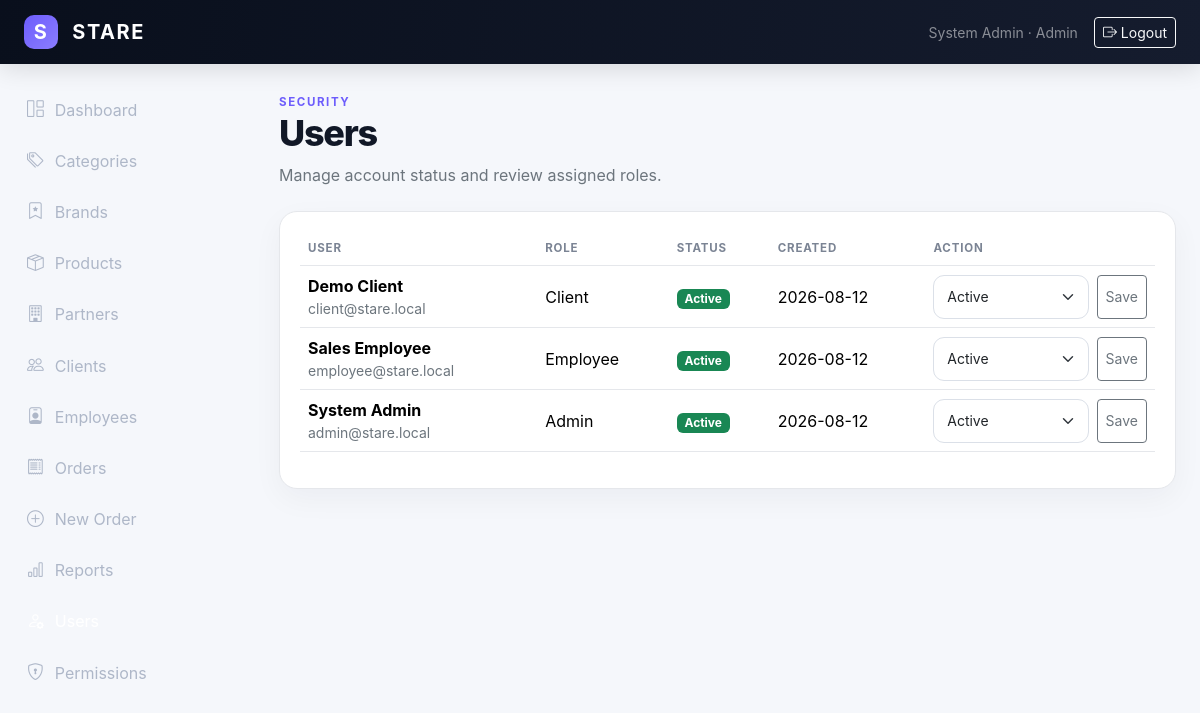
Screenshot of /admin/users/index.php (signed in) with the database file from the repository.
### tables this page shows
CREATE TABLE users (
  id INT UNSIGNED AUTO_INCREMENT PRIMARY KEY,
  name VARCHAR(120) NOT NULL,
  email VARCHAR(180) NOT NULL UNIQUE,
  password VARCHAR(255) NOT NULL,
  role_id INT UNSIGNED NOT NULL,
  status ENUM('active','pending','blocked') NOT NULL DEFAULT 'active',
  created_at TIMESTAMP DEFAULT CURRENT_TIMESTAMP,
  updated_at TIMESTAMP DEFAULT CURRENT_TIMESTAMP ON UPDATE CURRENT_TIMESTAMP,
  CONSTRAINT fk_users_role FOREIGN KEY (role_id) REFERENCES roles(id)
);

CREATE TABLE roles (
  id INT UNSIGNED AUTO_INCREMENT PRIMARY KEY,
  name VARCHAR(50) NOT NULL UNIQUE,
  description VARCHAR(255) NULL,
  created_at TIMESTAMP DEFAULT CURRENT_TIMESTAMP
);

### admin/users/index.php (the view, shortened to what this page needs)
<?php
require_once __DIR__.'/../../config/database.php';require_once __DIR__.'/../../includes/functions.php';
require_permission($pdo,'manage_users');$active='users';$pageTitle='Users';
$rows=$pdo->query("SELECT u.id,u.name,u.email,u.status,u.created_at,r.name role_name FROM users u JOIN roles r ON r.id=u.role_id ORDER BY u.id DESC")->fetchAll();
include __DIR__.'/../../includes/header.php';?>
<div class="d-flex justify-content-between align-items-center mb-4"><div><span class="eyebrow">SECURITY</span><h1 class="page-title">Users</h1><p class="text-secondary mb-0">Manage account status and review assigned roles.</p></div></div>
<div class="panel"><div class="table-responsive"><table class="table stare-table align-middle"><thead><tr><th>User</th><th>Role</th><th>Status</th><th>Created</th><th>Action</th></tr></thead><tbody>
<?php foreach($rows as $u):?><tr><td><strong><?=e($u['name'])?></strong><div class="small text-secondary"><?=e($u['email'])?></div></td><td><?=e(ucfirst($u['role_name']))?></td><td><?=status_badge($u['status'])?></td><td><?=e(date('Y-m-d',strtotime($u['created_at'])))?></td><td><form method="post" class="d-flex gap-2"><?=csrf_field()?><input type="hidden" name="id" value="<?=$u['id']?>"><select class="form-select form-select-sm" name="status"><option value="active" <?=$u['status']==='active'?'selected':''?>>Active</option><option value="pending" <?=$u['status']==='pending'?'selected':''?>>Pending</option><option value="blocked" <?=$u['status']==='blocked'?'selected':''?>>Blocked</option></select><button class="btn btn-sm btn-outline-secondary">Save</button></form></td></tr><?php endforeach;?>
</tbody></table></div></div><?php include __DIR__.'/../../includes/footer.php'; ?>

### includes/header.php (shortened to what this page needs)
<?php
require_once __DIR__.'/functions.php';
$user=$pdo?current_user($pdo):null;
$active=$active??'';
?>
<!doctype html>
<html lang="en" dir="ltr">
<head>
<link href="https://cdn.jsdelivr.net/npm/bootstrap@5.3.3/dist/css/bootstrap.min.css" rel="stylesheet">
<link href="https://cdn.jsdelivr.net/npm/bootstrap-icons@1.11.3/font/bootstrap-icons.css" rel="stylesheet">
<link href="<?=BASE_URL?>/assets/css/style.css" rel="stylesheet">
</head>
<body class="<?=e($bodyClass??'')?>">
<nav class="navbar navbar-expand-lg navbar-dark stare-navbar sticky-top">
 <div class="container-fluid px-3 px-lg-4">
  <a class="navbar-brand fw-bold" href="<?=BASE_URL?>/index.php"><span class="brand-mark">S</span> STARE</a>
  <?php if($user): ?>
  <div class="d-none d-lg-flex align-items-center ms-auto gap-3">
    <span class="small text-white-50"><?=e($user['name'])?> · <?=e(ucfirst($user['role_name']))?></span>
    <a class="btn btn-sm btn-outline-light" href="<?=BASE_URL?>/logout.php"><i class="bi bi-box-arrow-right"></i> Logout</a>
  </div>
  <?php endif; ?>
 </div>
</nav>
<?php if($user): ?>
<div class="offcanvas-lg offcanvas-start sidebar" tabindex="-1" id="sidebar">
 <div class="offcanvas-body p-0">
  <div class="sidebar-inner">
   <nav class="nav flex-column gap-1">
    <?php if(has_permission($pdo,'view_dashboard')): ?><a class="nav-link <?=($active==='dashboard'?'active':'')?>" href="<?=BASE_URL?>/index.php"><i class="bi bi-grid-1x2"></i> Dashboard</a><?php endif; ?>
    <?php if(has_permission($pdo,'view_categories')): ?><a class="nav-link <?=($active==='categories'?'active':'')?>" href="<?=BASE_URL?>/admin/categories/index.php"><i class="bi bi-tags"></i> Categories</a><?php endif; ?>
    <?php if(has_permission($pdo,'view_brands')): ?><a class="nav-link <?=($active==='brands'?'active':'')?>" href="<?=BASE_URL?>/admin/brands/index.php"><i class="bi bi-bookmark-star"></i> Brands</a><?php endif; ?>
    <?php if(has_permission($pdo,'view_products')): ?><a class="nav-link <?=($active==='products'?'active':'')?>" href="<?=BASE_URL?>/admin/products/index.php"><i class="bi bi-box-seam"></i> Products</a><?php endif; ?>
    <?php if(has_permission($pdo,'view_partners')): ?><a class="nav-link <?=($active==='partners'?'active':'')?>" href="<?=BASE_URL?>/admin/partners/index.php"><i class="bi bi-building"></i> Partners</a><?php endif; ?>
    <?php if(has_permission($pdo,'view_clients')): ?><a class="nav-link <?=($active==='clients'?'active':'')?>" href="<?=BASE_URL?>/admin/clients/index.php"><i class="bi bi-people"></i> Clients</a><?php endif; ?>
    <?php if(has_permission($pdo,'view_employees')): ?><a class="nav-link <?=($active==='employees'?'active':'')?>" href="<?=BASE_URL?>/admin/employees/index.php"><i class="bi bi-person-badge"></i> Employees</a><?php endif; ?>
    <?php if(has_permission($pdo,'view_orders')): ?><a class="nav-link <?=($active==='orders'?'active':'')?>" href="<?=BASE_URL?>/admin/orders/index.php"><i class="bi bi-receipt"></i> Orders</a><?php endif; ?>
    <?php if(has_permission($pdo,'create_orders') && user_role($pdo)!=='client'): ?><a class="nav-link" href="<?=BASE_URL?>/admin/orders/create.php"><i class="bi bi-plus-circle"></i> New Order</a><?php endif; ?>
    <?php if(has_permission($pdo,'view_reports')): ?><a class="nav-link <?=($active==='reports'?'active':'')?>" href="<?=BASE_URL?>/admin/reports/index.php"><i class="bi bi-bar-chart"></i> Reports</a><?php endif; ?>
    <?php if(has_permission($pdo,'manage_users')): ?><a class="nav-link <?=($active==='users'?'active':'')?>" href="<?=BASE_URL?>/admin/users/index.php"><i class="bi bi-person-gear"></i> Users</a><?php endif; ?>
    <?php if(has_permission($pdo,'manage_permissions')): ?><a class="nav-link <?=($active==='permissions'?'active':'')?>" href="<?=BASE_URL?>/admin/permissions/index.php"><i class="bi bi-shield-lock"></i> Permissions</a><?php endif; ?>
   </nav>
  </div>
 </div>
</div>
<main class="main-content">
 <div class="container-fluid px-3 px-lg-4 py-4">
<?php else: ?>
<main class="auth-main">
 <div class="container py-5">
<?php endif; ?>

### includes/functions.php (shortened to what this page needs)
<?php
function e($value): string
{
    return htmlspecialchars((string) $value, ENT_QUOTES, 'UTF-8');
}
function status_badge(string $status): string
{
    $map = [
        'active' => 'success',
        'inactive' => 'secondary',
        'pending' => 'warning',
        'confirmed' => 'primary',
        'processing' => 'info',
        'shipped' => 'primary',
        'delivered' => 'success',
        'cancelled' => 'danger',
        'blocked' => 'danger',
    ];
    $class = $map[$status] ?? 'secondary';
    return '<span class="badge text-bg-' . $class . '">'
        . e(ucfirst($status))
        . '</span>';
}
function current_user(PDO $pdo): ?array
{
    static $user = false;
    if ($user !== false) {
        return $user;
    }
    $statement = $pdo->prepare(
        'SELECT u.*, r.name AS role_name
         FROM users u
         JOIN roles r ON r.id = u.role_id
         WHERE u.id = ?
         LIMIT 1'
    );
    $statement->execute([(int) $_SESSION['user_id']]);
    return $user = $statement->fetch() ?: null;
}
function user_role(PDO $pdo): string
{
    return current_user($pdo)['role_name'] ?? '';
}
function is_logged_in(PDO $pdo): bool
{
    return current_user($pdo) !== null;
}
function has_permission(PDO $pdo, string $permission): bool
{
    $user = current_user($pdo);
    if ($user['role_name'] === 'admin') {
        return true;
    }
    static $cache = [];
    $roleId = (int) $user['role_id'];
    return isset($cache[$roleId][$permission]);
}
function require_login(PDO $pdo): void
{
    if (!is_logged_in($pdo)) {
        redirect('/login.php');
    }
}
function require_permission(PDO $pdo, string $permission): void
{
    require_login($pdo);
}

### assets/css/style.css (style rules this page uses)
:root { --bg:#f5f7fb;--panel:#fff;--ink:#111827;--muted:#6b7280;--line:#e5e7eb;--dark:#0b1220;--accent:#6d5dfc;--accent2:#8b7dff }
* { box-sizing:border-box }
body { background:var(--bg);color:var(--ink);font-family:Inter,system-ui,-apple-system,BlinkMacSystemFont,"Segoe UI",sans-serif }
.stare-navbar { background:linear-gradient(100deg,#090f1c,#151c2e);height:64px;box-shadow:0 5px 25px rgba(0,0,0,.12);z-index:1040 }
.navbar-brand { letter-spacing:.08em }
.brand-mark { display:inline-flex;width:34px;height:34px;align-items:center;justify-content:center;border-radius:10px;background:linear-gradient(135deg,var(--accent),var(--accent2));color:#fff;margin-right:8px }
.sidebar { position:fixed;top:64px;bottom:0;left:0;width:255px;background:#0b1220;color:#fff;z-index:1030 }
.sidebar-inner { height:100%;display:flex;flex-direction:column;padding:22px 14px }
.sidebar .nav-link { color:#aeb7c8;border-radius:12px;padding:11px 13px;display:flex;align-items:center;gap:11px }
.sidebar .nav-link:hover,.sidebar .nav-link.active { background:rgba(255,255,255,.09);color:#fff }
.sidebar .nav-link i { font-size:1.05rem }
.main-content { margin-left:255px;min-height:calc(100vh - 64px) }
.eyebrow { font-size:.72rem;letter-spacing:.14em;font-weight:700;color:var(--accent);text-transform:uppercase }
.page-title { font-weight:800;letter-spacing:-.035em;font-size:clamp(1.7rem,3vw,2.3rem) }
.stat-card,.panel,.product-card { background:var(--panel);border:1px solid var(--line);border-radius:18px;box-shadow:0 10px 30px rgba(15,23,42,.045) }
.panel { padding:20px }
.stare-table { --bs-table-bg:transparent }
.stare-table th { font-size:.72rem;text-transform:uppercase;letter-spacing:.07em;color:#7b8494;border-bottom-color:var(--line) }
.stare-table td { border-bottom-color:var(--line) }
.form-control,.form-select { border-color:#dbe0e8;border-radius:11px;padding:.68rem .8rem }

### rows the page displays
users: name "System Admin", role.name "Admin", email "admin@stare.local", status "Active", created_at "2026-08-12"
users: name "Demo Client", email "client@stare.local", role.name "Client", status "Active", created_at "2026-08-12"
users: name "Sales Employee", email "employee@stare.local", role.name "Employee", status "Active", created_at "2026-08-12"
